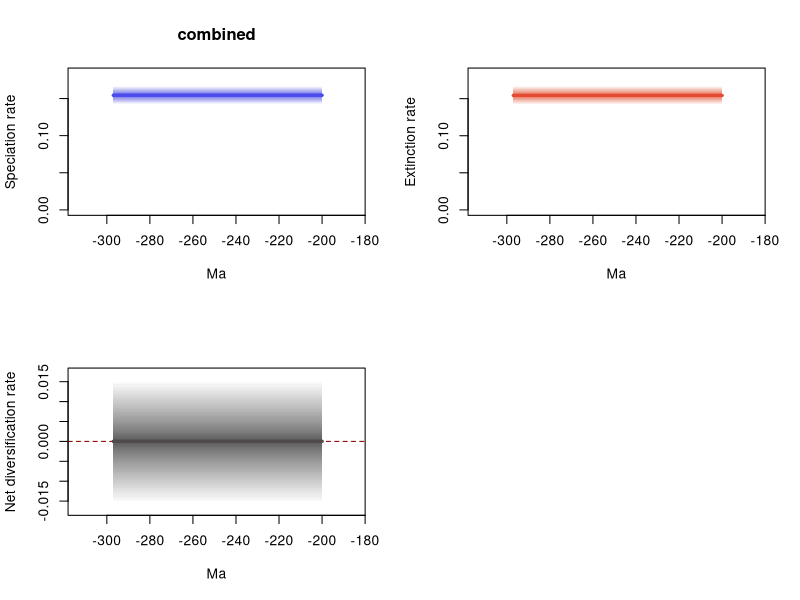

R code for this plot:
# 1 files combined:
# 	.\reptilia\mcmc_no_predictors\BDMCMC\combined_10_marginal_rates.log

# 95% HPDs calculated using code from Biopy (https://www.cs.auckland.ac.nz/~yhel002/biopy/)

pdf(file='C:/Users/SimoesLabAdmin/Documents/BDNN_Arielli/reptilia/mcmc_no_predictors/BDMCMC/combined_10_marginal_rates_RTT_log.pdf',width=10.8, height=8.4)
par(mfrow=c(2,2))
library(scales)
plot_RTT <- function (age,hpd_M,hpd_m,mean_m,color){
    N=100
    beta=(1:(N-1))/N
    alpha_shape=0.25
    cat=1-(beta^(1./alpha_shape))
    for (i in 1:(N-1)){
        trans= 1/N + 2/N
        polygon(c(age, rev(age)), c(hpd_M-((hpd_M-mean_m)*cat[i]), rev(hpd_m+((mean_m-hpd_m)*cat[i]))), col = alpha(color,trans), border = NA)
    }
    lines(rev(age), rev(mean_m), col = color, lwd=3)
}
    
L_hpd_m95=c(NA, NA,NA,NA,NA,NA,NA,NA,NA,NA,NA,NA,NA,NA,NA,NA,NA,NA,NA,NA,NA,NA,NA,NA,NA,NA,NA,NA,NA,NA,NA,NA,NA,NA,NA,NA,NA,NA,NA,NA,NA,NA,NA,NA,NA,NA,NA,NA,NA,NA,NA,NA,NA,NA,NA,NA,NA,NA,NA,NA,NA,NA,NA,NA,NA,NA,NA,NA,NA,NA,NA,NA,NA,NA,NA,NA,NA,NA,NA,NA,NA,NA,NA,NA,NA,NA,NA,NA,NA,NA,NA,NA,NA,NA,NA,NA,NA,NA,NA,NA,NA,NA,NA,NA,NA,NA,NA,NA,NA,NA,NA,NA,NA,NA,NA,NA,NA,NA,NA,NA,NA,NA,NA,NA,NA,NA,NA,NA,NA,NA,NA,NA,NA,NA,NA,NA,NA,NA,NA,NA,NA,NA,NA,NA,NA,NA,NA,NA,NA,NA,NA,NA,NA,NA,NA,NA,NA,NA,NA,NA,NA,NA,NA,NA,NA,NA,NA,NA,NA,NA,NA,NA,NA,NA,NA,NA,NA,NA,NA,NA,NA,NA,NA,NA,NA,NA,NA,NA,NA,NA,NA,NA,NA,NA,NA,NA,NA,NA,NA,NA,0.142059,0.142059,0.142059,0.142059,0.142059,0.142059,0.142059,0.142059,0.142059,0.142059,0.142059,0.142059,0.142059,0.142059,0.142059,0.142059,0.142059,0.142059,0.142059,0.142059,0.142059,0.142059,0.142059,0.142059,0.142059,0.142059,0.142059,0.142059,0.142059,0.142059,0.142059,0.142059,0.142059,0.142059,0.142059,0.142059,0.142059,0.142059,0.142059,0.142059,0.142059,0.142059,0.142059,0.142059,0.142059,0.142059,0.142059,0.142059,0.142059,0.142059,0.142059,0.142059,0.142059,0.142059,0.142059,0.142059,0.142059,0.142059,0.142059,0.142059,0.142059,0.142059,0.142059,0.142059,0.142059,0.142059,0.142059,0.142059,0.142059,0.142059,0.142059,0.142059,0.142059,0.142059,0.142059,0.142059,0.142059,0.142059,0.142059,0.142059,0.142059,0.142059,0.142059,0.142059,0.142059,0.142059,0.142059,0.142059,0.142059,0.142059,0.142059,0.142059,0.142059,0.142059,0.142059,0.142059,0.142059,0.142059)
L_hpd_M95=c(NA, NA,NA,NA,NA,NA,NA,NA,NA,NA,NA,NA,NA,NA,NA,NA,NA,NA,NA,NA,NA,NA,NA,NA,NA,NA,NA,NA,NA,NA,NA,NA,NA,NA,NA,NA,NA,NA,NA,NA,NA,NA,NA,NA,NA,NA,NA,NA,NA,NA,NA,NA,NA,NA,NA,NA,NA,NA,NA,NA,NA,NA,NA,NA,NA,NA,NA,NA,NA,NA,NA,NA,NA,NA,NA,NA,NA,NA,NA,NA,NA,NA,NA,NA,NA,NA,NA,NA,NA,NA,NA,NA,NA,NA,NA,NA,NA,NA,NA,NA,NA,NA,NA,NA,NA,NA,NA,NA,NA,NA,NA,NA,NA,NA,NA,NA,NA,NA,NA,NA,NA,NA,NA,NA,NA,NA,NA,NA,NA,NA,NA,NA,NA,NA,NA,NA,NA,NA,NA,NA,NA,NA,NA,NA,NA,NA,NA,NA,NA,NA,NA,NA,NA,NA,NA,NA,NA,NA,NA,NA,NA,NA,NA,NA,NA,NA,NA,NA,NA,NA,NA,NA,NA,NA,NA,NA,NA,NA,NA,NA,NA,NA,NA,NA,NA,NA,NA,NA,NA,NA,NA,NA,NA,NA,NA,NA,NA,NA,NA,NA,0.166992,0.166992,0.166992,0.166992,0.166992,0.166992,0.166992,0.166992,0.166992,0.166992,0.166992,0.166992,0.166992,0.166992,0.166992,0.166992,0.166992,0.166992,0.166992,0.166992,0.166992,0.166992,0.166992,0.166992,0.166992,0.166992,0.166992,0.166992,0.166992,0.166992,0.166992,0.166992,0.166992,0.166992,0.166992,0.166992,0.166992,0.166992,0.166992,0.166992,0.166992,0.166992,0.166992,0.166992,0.166992,0.166992,0.166992,0.166992,0.166992,0.166992,0.166992,0.166992,0.166992,0.166992,0.166992,0.166992,0.166992,0.166992,0.166992,0.166992,0.166992,0.166992,0.166992,0.166992,0.166992,0.166992,0.166992,0.166992,0.166992,0.166992,0.166992,0.166992,0.166992,0.166992,0.166992,0.166992,0.166992,0.166992,0.166992,0.166992,0.166992,0.166992,0.166992,0.166992,0.166992,0.166992,0.166992,0.166992,0.166992,0.166992,0.166992,0.166992,0.166992,0.166992,0.166992,0.166992,0.166992,0.166992)
M_hpd_m95=c(NA, NA,NA,NA,NA,NA,NA,NA,NA,NA,NA,NA,NA,NA,NA,NA,NA,NA,NA,NA,NA,NA,NA,NA,NA,NA,NA,NA,NA,NA,NA,NA,NA,NA,NA,NA,NA,NA,NA,NA,NA,NA,NA,NA,NA,NA,NA,NA,NA,NA,NA,NA,NA,NA,NA,NA,NA,NA,NA,NA,NA,NA,NA,NA,NA,NA,NA,NA,NA,NA,NA,NA,NA,NA,NA,NA,NA,NA,NA,NA,NA,NA,NA,NA,NA,NA,NA,NA,NA,NA,NA,NA,NA,NA,NA,NA,NA,NA,NA,NA,NA,NA,NA,NA,NA,NA,NA,NA,NA,NA,NA,NA,NA,NA,NA,NA,NA,NA,NA,NA,NA,NA,NA,NA,NA,NA,NA,NA,NA,NA,NA,NA,NA,NA,NA,NA,NA,NA,NA,NA,NA,NA,NA,NA,NA,NA,NA,NA,NA,NA,NA,NA,NA,NA,NA,NA,NA,NA,NA,NA,NA,NA,NA,NA,NA,NA,NA,NA,NA,NA,NA,NA,NA,NA,NA,NA,NA,NA,NA,NA,NA,NA,NA,NA,NA,NA,NA,NA,NA,NA,NA,NA,NA,NA,NA,NA,NA,NA,NA,NA,0.142052,0.142052,0.142052,0.142052,0.142052,0.142052,0.142052,0.142052,0.142052,0.142052,0.142052,0.142052,0.142052,0.142052,0.142052,0.142052,0.142052,0.142052,0.142052,0.142052,0.142052,0.142052,0.142052,0.142052,0.142052,0.142052,0.142052,0.142052,0.142052,0.142052,0.142052,0.142052,0.142052,0.142052,0.142052,0.142052,0.142052,0.142052,0.142052,0.142052,0.142052,0.142052,0.142052,0.142052,0.142052,0.142052,0.142052,0.142052,0.142052,0.142052,0.142052,0.142052,0.142052,0.142052,0.142052,0.142052,0.142052,0.142052,0.142052,0.142052,0.142052,0.142052,0.142052,0.142052,0.142052,0.142052,0.142052,0.142052,0.142052,0.142052,0.142052,0.142052,0.142052,0.142052,0.142052,0.142052,0.142052,0.142052,0.142052,0.142052,0.142052,0.142052,0.142052,0.142052,0.142052,0.142052,0.142052,0.142052,0.142052,0.142052,0.142052,0.142052,0.142052,0.142052,0.142052,0.142052,0.142052,0.142052)
M_hpd_M95=c(NA, NA,NA,NA,NA,NA,NA,NA,NA,NA,NA,NA,NA,NA,NA,NA,NA,NA,NA,NA,NA,NA,NA,NA,NA,NA,NA,NA,NA,NA,NA,NA,NA,NA,NA,NA,NA,NA,NA,NA,NA,NA,NA,NA,NA,NA,NA,NA,NA,NA,NA,NA,NA,NA,NA,NA,NA,NA,NA,NA,NA,NA,NA,NA,NA,NA,NA,NA,NA,NA,NA,NA,NA,NA,NA,NA,NA,NA,NA,NA,NA,NA,NA,NA,NA,NA,NA,NA,NA,NA,NA,NA,NA,NA,NA,NA,NA,NA,NA,NA,NA,NA,NA,NA,NA,NA,NA,NA,NA,NA,NA,NA,NA,NA,NA,NA,NA,NA,NA,NA,NA,NA,NA,NA,NA,NA,NA,NA,NA,NA,NA,NA,NA,NA,NA,NA,NA,NA,NA,NA,NA,NA,NA,NA,NA,NA,NA,NA,NA,NA,NA,NA,NA,NA,NA,NA,NA,NA,NA,NA,NA,NA,NA,NA,NA,NA,NA,NA,NA,NA,NA,NA,NA,NA,NA,NA,NA,NA,NA,NA,NA,NA,NA,NA,NA,NA,NA,NA,NA,NA,NA,NA,NA,NA,NA,NA,NA,NA,NA,NA,0.167223,0.167223,0.167223,0.167223,0.167223,0.167223,0.167223,0.167223,0.167223,0.167223,0.167223,0.167223,0.167223,0.167223,0.167223,0.167223,0.167223,0.167223,0.167223,0.167223,0.167223,0.167223,0.167223,0.167223,0.167223,0.167223,0.167223,0.167223,0.167223,0.167223,0.167223,0.167223,0.167223,0.167223,0.167223,0.167223,0.167223,0.167223,0.167223,0.167223,0.167223,0.167223,0.167223,0.167223,0.167223,0.167223,0.167223,0.167223,0.167223,0.167223,0.167223,0.167223,0.167223,0.167223,0.167223,0.167223,0.167223,0.167223,0.167223,0.167223,0.167223,0.167223,0.167223,0.167223,0.167223,0.167223,0.167223,0.167223,0.167223,0.167223,0.167223,0.167223,0.167223,0.167223,0.167223,0.167223,0.167223,0.167223,0.167223,0.167223,0.167223,0.167223,0.167223,0.167223,0.167223,0.167223,0.167223,0.167223,0.167223,0.167223,0.167223,0.167223,0.167223,0.167223,0.167223,0.167223,0.167223,0.167223)
R_hpd_m95=c(NA, NA,NA,NA,NA,NA,NA,NA,NA,NA,NA,NA,NA,NA,NA,NA,NA,NA,NA,NA,NA,NA,NA,NA,NA,NA,NA,NA,NA,NA,NA,NA,NA,NA,NA,NA,NA,NA,NA,NA,NA,NA,NA,NA,NA,NA,NA,NA,NA,NA,NA,NA,NA,NA,NA,NA,NA,NA,NA,NA,NA,NA,NA,NA,NA,NA,NA,NA,NA,NA,NA,NA,NA,NA,NA,NA,NA,NA,NA,NA,NA,NA,NA,NA,NA,NA,NA,NA,NA,NA,NA,NA,NA,NA,NA,NA,NA,NA,NA,NA,NA,NA,NA,NA,NA,NA,NA,NA,NA,NA,NA,NA,NA,NA,NA,NA,NA,NA,NA,NA,NA,NA,NA,NA,NA,NA,NA,NA,NA,NA,NA,NA,NA,NA,NA,NA,NA,NA,NA,NA,NA,NA,NA,NA,NA,NA,NA,NA,NA,NA,NA,NA,NA,NA,NA,NA,NA,NA,NA,NA,NA,NA,NA,NA,NA,NA,NA,NA,NA,NA,NA,NA,NA,NA,NA,NA,NA,NA,NA,NA,NA,NA,NA,NA,NA,NA,NA,NA,NA,NA,NA,NA,NA,NA,NA,NA,NA,NA,NA,NA,-0.015646,-0.015646,-0.015646,-0.015646,-0.015646,-0.015646,-0.015646,-0.015646,-0.015646,-0.015646,-0.015646,-0.015646,-0.015646,-0.015646,-0.015646,-0.015646,-0.015646,-0.015646,-0.015646,-0.015646,-0.015646,-0.015646,-0.015646,-0.015646,-0.015646,-0.015646,-0.015646,-0.015646,-0.015646,-0.015646,-0.015646,-0.015646,-0.015646,-0.015646,-0.015646,-0.015646,-0.015646,-0.015646,-0.015646,-0.015646,-0.015646,-0.015646,-0.015646,-0.015646,-0.015646,-0.015646,-0.015646,-0.015646,-0.015646,-0.015646,-0.015646,-0.015646,-0.015646,-0.015646,-0.015646,-0.015646,-0.015646,-0.015646,-0.015646,-0.015646,-0.015646,-0.015646,-0.015646,-0.015646,-0.015646,-0.015646,-0.015646,-0.015646,-0.015646,-0.015646,-0.015646,-0.015646,-0.015646,-0.015646,-0.015646,-0.015646,-0.015646,-0.015646,-0.015646,-0.015646,-0.015646,-0.015646,-0.015646,-0.015646,-0.015646,-0.015646,-0.015646,-0.015646,-0.015646,-0.015646,-0.015646,-0.015646,-0.015646,-0.015646,-0.015646,-0.015646,-0.015646,-0.015646)
R_hpd_M95=c(NA, NA,NA,NA,NA,NA,NA,NA,NA,NA,NA,NA,NA,NA,NA,NA,NA,NA,NA,NA,NA,NA,NA,NA,NA,NA,NA,NA,NA,NA,NA,NA,NA,NA,NA,NA,NA,NA,NA,NA,NA,NA,NA,NA,NA,NA,NA,NA,NA,NA,NA,NA,NA,NA,NA,NA,NA,NA,NA,NA,NA,NA,NA,NA,NA,NA,NA,NA,NA,NA,NA,NA,NA,NA,NA,NA,NA,NA,NA,NA,NA,NA,NA,NA,NA,NA,NA,NA,NA,NA,NA,NA,NA,NA,NA,NA,NA,NA,NA,NA,NA,NA,NA,NA,NA,NA,NA,NA,NA,NA,NA,NA,NA,NA,NA,NA,NA,NA,NA,NA,NA,NA,NA,NA,NA,NA,NA,NA,NA,NA,NA,NA,NA,NA,NA,NA,NA,NA,NA,NA,NA,NA,NA,NA,NA,NA,NA,NA,NA,NA,NA,NA,NA,NA,NA,NA,NA,NA,NA,NA,NA,NA,NA,NA,NA,NA,NA,NA,NA,NA,NA,NA,NA,NA,NA,NA,NA,NA,NA,NA,NA,NA,NA,NA,NA,NA,NA,NA,NA,NA,NA,NA,NA,NA,NA,NA,NA,NA,NA,NA,0.015507,0.015507,0.015507,0.015507,0.015507,0.015507,0.015507,0.015507,0.015507,0.015507,0.015507,0.015507,0.015507,0.015507,0.015507,0.015507,0.015507,0.015507,0.015507,0.015507,0.015507,0.015507,0.015507,0.015507,0.015507,0.015507,0.015507,0.015507,0.015507,0.015507,0.015507,0.015507,0.015507,0.015507,0.015507,0.015507,0.015507,0.015507,0.015507,0.015507,0.015507,0.015507,0.015507,0.015507,0.015507,0.015507,0.015507,0.015507,0.015507,0.015507,0.015507,0.015507,0.015507,0.015507,0.015507,0.015507,0.015507,0.015507,0.015507,0.015507,0.015507,0.015507,0.015507,0.015507,0.015507,0.015507,0.015507,0.015507,0.015507,0.015507,0.015507,0.015507,0.015507,0.015507,0.015507,0.015507,0.015507,0.015507,0.015507,0.015507,0.015507,0.015507,0.015507,0.015507,0.015507,0.015507,0.015507,0.015507,0.015507,0.015507,0.015507,0.015507,0.015507,0.015507,0.015507,0.015507,0.015507,0.015507)
L_mean=c(NA, NA,NA,NA,NA,NA,NA,NA,NA,NA,NA,NA,NA,NA,NA,NA,NA,NA,NA,NA,NA,NA,NA,NA,NA,NA,NA,NA,NA,NA,NA,NA,NA,NA,NA,NA,NA,NA,NA,NA,NA,NA,NA,NA,NA,NA,NA,NA,NA,NA,NA,NA,NA,NA,NA,NA,NA,NA,NA,NA,NA,NA,NA,NA,NA,NA,NA,NA,NA,NA,NA,NA,NA,NA,NA,NA,NA,NA,NA,NA,NA,NA,NA,NA,NA,NA,NA,NA,NA,NA,NA,NA,NA,NA,NA,NA,NA,NA,NA,NA,NA,NA,NA,NA,NA,NA,NA,NA,NA,NA,NA,NA,NA,NA,NA,NA,NA,NA,NA,NA,NA,NA,NA,NA,NA,NA,NA,NA,NA,NA,NA,NA,NA,NA,NA,NA,NA,NA,NA,NA,NA,NA,NA,NA,NA,NA,NA,NA,NA,NA,NA,NA,NA,NA,NA,NA,NA,NA,NA,NA,NA,NA,NA,NA,NA,NA,NA,NA,NA,NA,NA,NA,NA,NA,NA,NA,NA,NA,NA,NA,NA,NA,NA,NA,NA,NA,NA,NA,NA,NA,NA,NA,NA,NA,NA,NA,NA,NA,NA,NA,0.154402635067416,0.154402635067416,0.154402635067416,0.154402635067416,0.154402635067416,0.154402635067416,0.154402635067416,0.154402635067416,0.154402635067416,0.154402635067416,0.154402635067416,0.154402635067416,0.154402635067416,0.154402635067416,0.154402635067416,0.154402635067416,0.154402635067416,0.154402635067416,0.154402635067416,0.154402635067416,0.154402635067416,0.154402635067416,0.154402635067416,0.154402635067416,0.154402635067416,0.154402635067416,0.154402635067416,0.154402635067416,0.154402635067416,0.154402635067416,0.154402635067416,0.154402635067416,0.154402635067416,0.154402635067416,0.154402635067416,0.154402635067416,0.154402635067416,0.154402635067416,0.154402635067416,0.154402635067416,0.154402635067416,0.154402635067416,0.154402635067416,0.154402635067416,0.154402635067416,0.154402635067416,0.154402635067416,0.154402635067416,0.154402635067416,0.154402635067416,0.154402635067416,0.154402635067416,0.154402635067416,0.154402635067416,0.154402635067416,0.154402635067416,0.154402635067416,0.154402635067416,0.154402635067416,0.154402635067416,0.154402635067416,0.154402635067416,0.154402635067416,0.154402635067416,0.154402635067416,0.154402635067416,0.154402635067416,0.154402635067416,0.154402635067416,0.154402635067416,0.154402635067416,0.154402635067416,0.154402635067416,0.154402635067416,0.154402635067416,0.154402635067416,0.154402635067416,0.154402635067416,0.154402635067416,0.154402635067416,0.154402635067416,0.154402635067416,0.154402635067416,0.154402635067416,0.154402635067416,0.154402635067416,0.154402635067416,0.154402635067416,0.154402635067416,0.154402635067416,0.154402635067416,0.154402635067416,0.154402635067416,0.154402635067416,0.154402635067416,0.154402635067416,0.154402635067416,0.154402635067416)
M_mean=c(NA, NA,NA,NA,NA,NA,NA,NA,NA,NA,NA,NA,NA,NA,NA,NA,NA,NA,NA,NA,NA,NA,NA,NA,NA,NA,NA,NA,NA,NA,NA,NA,NA,NA,NA,NA,NA,NA,NA,NA,NA,NA,NA,NA,NA,NA,NA,NA,NA,NA,NA,NA,NA,NA,NA,NA,NA,NA,NA,NA,NA,NA,NA,NA,NA,NA,NA,NA,NA,NA,NA,NA,NA,NA,NA,NA,NA,NA,NA,NA,NA,NA,NA,NA,NA,NA,NA,NA,NA,NA,NA,NA,NA,NA,NA,NA,NA,NA,NA,NA,NA,NA,NA,NA,NA,NA,NA,NA,NA,NA,NA,NA,NA,NA,NA,NA,NA,NA,NA,NA,NA,NA,NA,NA,NA,NA,NA,NA,NA,NA,NA,NA,NA,NA,NA,NA,NA,NA,NA,NA,NA,NA,NA,NA,NA,NA,NA,NA,NA,NA,NA,NA,NA,NA,NA,NA,NA,NA,NA,NA,NA,NA,NA,NA,NA,NA,NA,NA,NA,NA,NA,NA,NA,NA,NA,NA,NA,NA,NA,NA,NA,NA,NA,NA,NA,NA,NA,NA,NA,NA,NA,NA,NA,NA,NA,NA,NA,NA,NA,NA,0.154377382685393,0.154377382685393,0.154377382685393,0.154377382685393,0.154377382685393,0.154377382685393,0.154377382685393,0.154377382685393,0.154377382685393,0.154377382685393,0.154377382685393,0.154377382685393,0.154377382685393,0.154377382685393,0.154377382685393,0.154377382685393,0.154377382685393,0.154377382685393,0.154377382685393,0.154377382685393,0.154377382685393,0.154377382685393,0.154377382685393,0.154377382685393,0.154377382685393,0.154377382685393,0.154377382685393,0.154377382685393,0.154377382685393,0.154377382685393,0.154377382685393,0.154377382685393,0.154377382685393,0.154377382685393,0.154377382685393,0.154377382685393,0.154377382685393,0.154377382685393,0.154377382685393,0.154377382685393,0.154377382685393,0.154377382685393,0.154377382685393,0.154377382685393,0.154377382685393,0.154377382685393,0.154377382685393,0.154377382685393,0.154377382685393,0.154377382685393,0.154377382685393,0.154377382685393,0.154377382685393,0.154377382685393,0.154377382685393,0.154377382685393,0.154377382685393,0.154377382685393,0.154377382685393,0.154377382685393,0.154377382685393,0.154377382685393,0.154377382685393,0.154377382685393,0.154377382685393,0.154377382685393,0.154377382685393,0.154377382685393,0.154377382685393,0.154377382685393,0.154377382685393,0.154377382685393,0.154377382685393,0.154377382685393,0.154377382685393,0.154377382685393,0.154377382685393,0.154377382685393,0.154377382685393,0.154377382685393,0.154377382685393,0.154377382685393,0.154377382685393,0.154377382685393,0.154377382685393,0.154377382685393,0.154377382685393,0.154377382685393,0.154377382685393,0.154377382685393,0.154377382685393,0.154377382685393,0.154377382685393,0.154377382685393,0.154377382685393,0.154377382685393,0.154377382685393,0.154377382685393)
R_mean=c(NA, NA,NA,NA,NA,NA,NA,NA,NA,NA,NA,NA,NA,NA,NA,NA,NA,NA,NA,NA,NA,NA,NA,NA,NA,NA,NA,NA,NA,NA,NA,NA,NA,NA,NA,NA,NA,NA,NA,NA,NA,NA,NA,NA,NA,NA,NA,NA,NA,NA,NA,NA,NA,NA,NA,NA,NA,NA,NA,NA,NA,NA,NA,NA,NA,NA,NA,NA,NA,NA,NA,NA,NA,NA,NA,NA,NA,NA,NA,NA,NA,NA,NA,NA,NA,NA,NA,NA,NA,NA,NA,NA,NA,NA,NA,NA,NA,NA,NA,NA,NA,NA,NA,NA,NA,NA,NA,NA,NA,NA,NA,NA,NA,NA,NA,NA,NA,NA,NA,NA,NA,NA,NA,NA,NA,NA,NA,NA,NA,NA,NA,NA,NA,NA,NA,NA,NA,NA,NA,NA,NA,NA,NA,NA,NA,NA,NA,NA,NA,NA,NA,NA,NA,NA,NA,NA,NA,NA,NA,NA,NA,NA,NA,NA,NA,NA,NA,NA,NA,NA,NA,NA,NA,NA,NA,NA,NA,NA,NA,NA,NA,NA,NA,NA,NA,NA,NA,NA,NA,NA,NA,NA,NA,NA,NA,NA,NA,NA,NA,NA,2.5252314607e-05,2.5252314607e-05,2.5252314607e-05,2.5252314607e-05,2.5252314607e-05,2.5252314607e-05,2.5252314607e-05,2.5252314607e-05,2.5252314607e-05,2.5252314607e-05,2.5252314607e-05,2.5252314607e-05,2.5252314607e-05,2.5252314607e-05,2.5252314607e-05,2.5252314607e-05,2.5252314607e-05,2.5252314607e-05,2.5252314607e-05,2.5252314607e-05,2.5252314607e-05,2.5252314607e-05,2.5252314607e-05,2.5252314607e-05,2.5252314607e-05,2.5252314607e-05,2.5252314607e-05,2.5252314607e-05,2.5252314607e-05,2.5252314607e-05,2.5252314607e-05,2.5252314607e-05,2.5252314607e-05,2.5252314607e-05,2.5252314607e-05,2.5252314607e-05,2.5252314607e-05,2.5252314607e-05,2.5252314607e-05,2.5252314607e-05,2.5252314607e-05,2.5252314607e-05,2.5252314607e-05,2.5252314607e-05,2.5252314607e-05,2.5252314607e-05,2.5252314607e-05,2.5252314607e-05,2.5252314607e-05,2.5252314607e-05,2.5252314607e-05,2.5252314607e-05,2.5252314607e-05,2.5252314607e-05,2.5252314607e-05,2.5252314607e-05,2.5252314607e-05,2.5252314607e-05,2.5252314607e-05,2.5252314607e-05,2.5252314607e-05,2.5252314607e-05,2.5252314607e-05,2.5252314607e-05,2.5252314607e-05,2.5252314607e-05,2.5252314607e-05,2.5252314607e-05,2.5252314607e-05,2.5252314607e-05,2.5252314607e-05,2.5252314607e-05,2.5252314607e-05,2.5252314607e-05,2.5252314607e-05,2.5252314607e-05,2.5252314607e-05,2.5252314607e-05,2.5252314607e-05,2.5252314607e-05,2.5252314607e-05,2.5252314607e-05,2.5252314607e-05,2.5252314607e-05,2.5252314607e-05,2.5252314607e-05,2.5252314607e-05,2.5252314607e-05,2.5252314607e-05,2.5252314607e-05,2.5252314607e-05,2.5252314607e-05,2.5252314607e-05,2.5252314607e-05,2.5252314607e-05,2.5252314607e-05,2.5252314607e-05,2.5252314607e-05)
trans=0.5
age=(0:(298-1))* -1
plot(age,age,type = 'n', ylim = c(0, 0.18369120000000003), xlim = c(-312.9,-185.1), ylab = 'Speciation rate', xlab = 'Ma',main='combined' )
plot_RTT(age,L_hpd_M95,L_hpd_m95,L_mean,"#4c4cec")
lines(rev(age), rev(L_mean), col = "#4c4cec", lwd=3)
plot(age,age,type = 'n', ylim = c(0, 0.18394530000000003), xlim = c(-312.9,-185.1), ylab = 'Extinction rate', xlab = 'Ma' )
plot_RTT(age,M_hpd_M95,M_hpd_m95,M_mean,"#e34a33")
lines(rev(age), rev(M_mean), col = "#e34a33", lwd=3)
plot(age,age,type = 'n', ylim = c(-0.017210600000000003, 0.017057700000000002), xlim = c(-312.9,-185.1), ylab = 'Net diversification rate', xlab = 'Ma' )
abline(h=0,lty=2,col="darkred")
plot_RTT(age,R_hpd_M95,R_hpd_m95,R_mean,"#504A4B")
lines(rev(age), rev(R_mean), col = "#504A4B", lwd=3)
n <- dev.off()